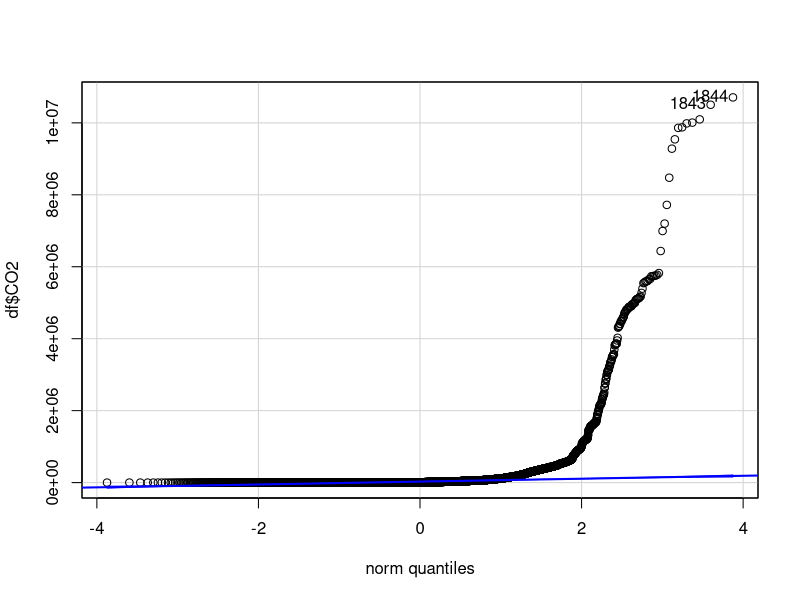
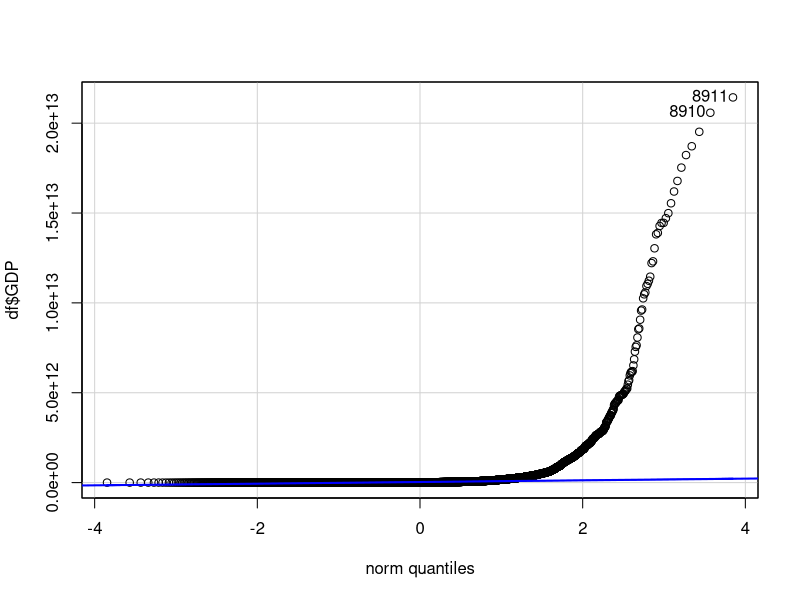
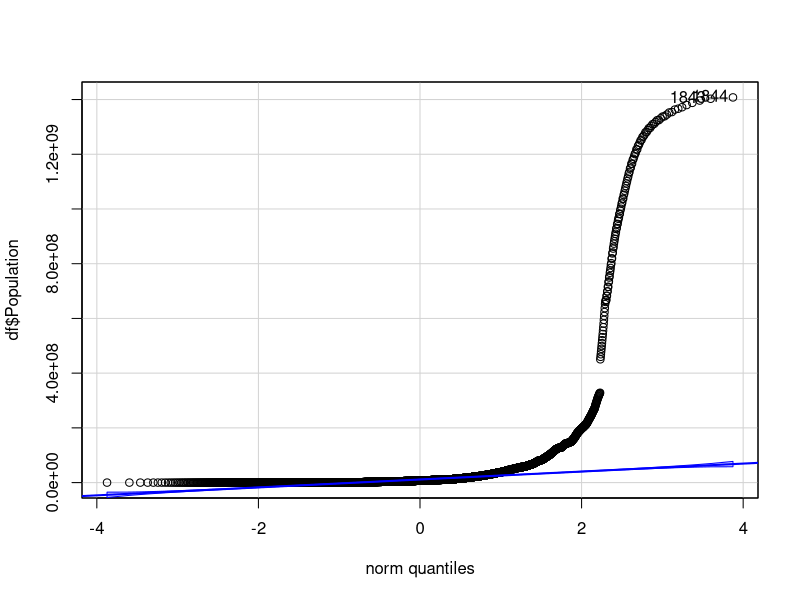
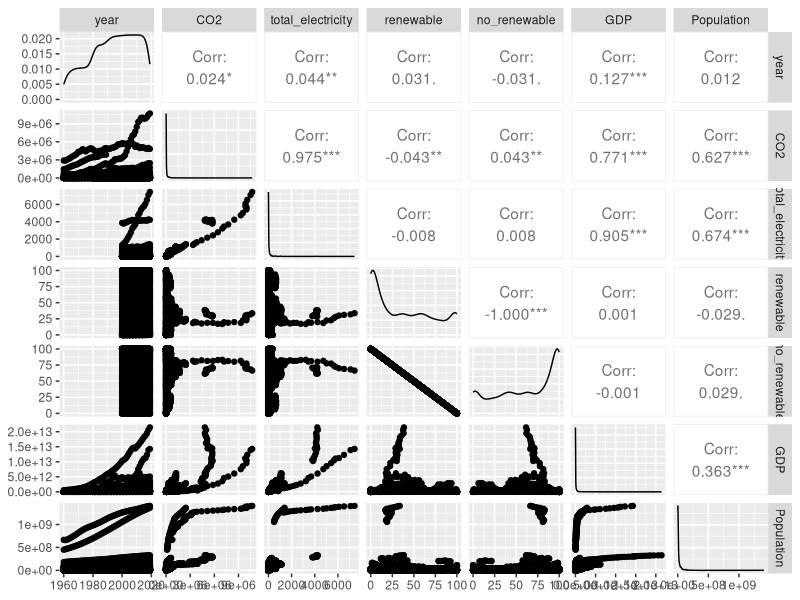
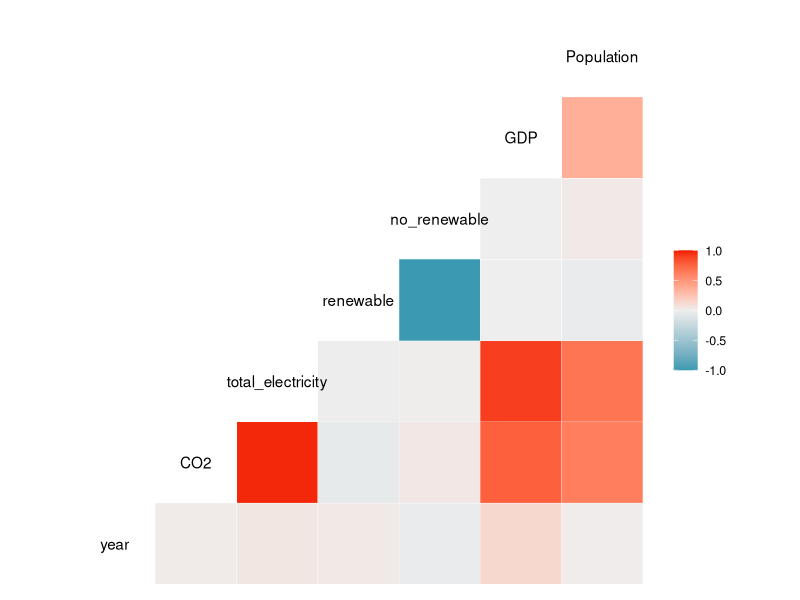
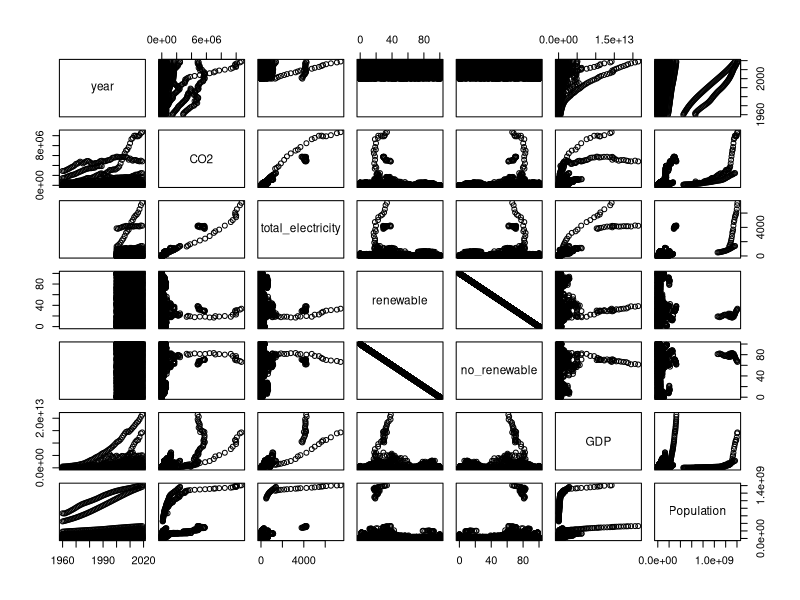

R code for these plots, in order:
## ---- chunk 1
# Configuración del los bloques (*Chunks*)

# CONFIGURACIÓN GENERAL
library(knitr)
options(width = 100)

# Opciones generales de los chucks. Se utilizarán salvo cambios en el chunk
opts_chunk$set(echo=T, message = F, error = F, warning = F, comment = NA, fig.align = 'center', dpi = 200, tidy = F, cache.path = '.cache/', fig.path = './figura/')

# Opciones generales de dígitos cuando se incluyen tablas
#options(xtable.type = 'html')
knit_hooks$set(inline = function(x) {
  
  if(is.numeric(x)) {
    round(x, getOption('digits'))
  } else {
    paste(as.character(x), collapse = ', ')
  }
})
#knit_hooks$set(plot = knitr:::hook_plot_html)
## ---- chunk 2
# Instalación automática de paquetes

# Especificamos las librerías necesarias en esta lista

packages = c("readr","ggplot2","dplyr","tidyr","stringr","GGally","car")

#use this function to check if each package is on the local machine
#if a package is installed, it will be loaded
#if any are not, the missing package(s) will be installed and loaded
package.check <- lapply(packages, FUN = function(x) {
  if (!require(x, character.only = TRUE)) {
    install.packages(x, dependencies = TRUE,repos='http://cran.rediris.es')
  }
  library(x, character.only = TRUE)
})

#verify they are loaded
search()
rm(list = ls())
## ---- chunk 3
df <- read_csv("data/df.csv", col_types = cols(...1 = col_skip(), 
    year = col_number()))

summary(df)
## ---- chunk 4
df_tidy <- df %>% pivot_longer(c(renewable, no_renewable), names_to = "type", values_to = "prop")
## ---- chunk 5
df_tidy$name <- as.factor(df_tidy$name)
df_tidy$`alpha-3` <- as.factor(df_tidy$`alpha-3`)
df_tidy$region <- as.factor(df_tidy$region)
df_tidy$`sub-region` <- as.factor(df_tidy$`sub-region`)
df_tidy$type <- as.factor(df_tidy$type)
## ---- chunk 6
qqPlot(df$CO2)
qqPlot(df$GDP)
qqPlot(df$Population)
## ---- chunk 7
df %>% select(year:Population) %>% ggpairs()

df %>% select(year:Population) %>% ggcorr()

df %>% select(year:Population) %>% pairs()
